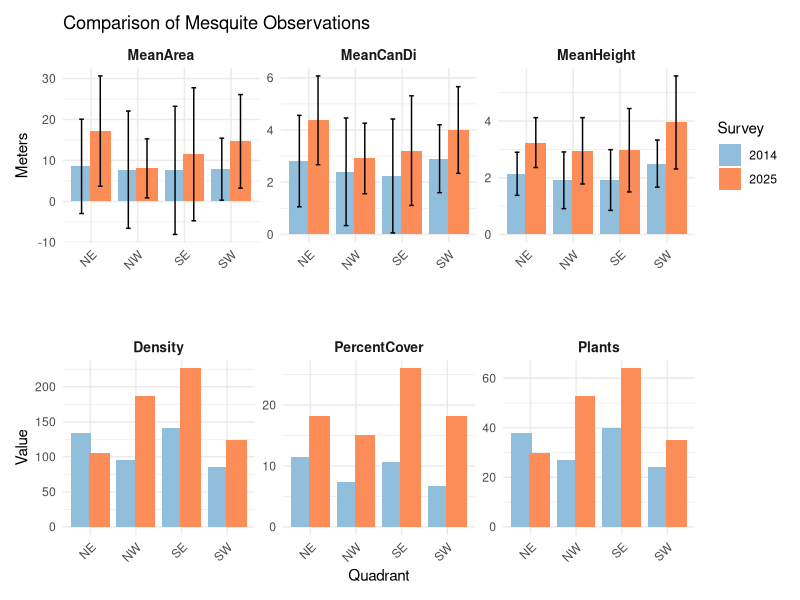

Generate this figure with R:
# At the US-SRG flux tower site, we conducted a woody plant census within a 100m
# radius of the tower to compare to a similar census from 2014. This script 
# compares average values by survey quadrant between the two collections. 
# 
# This script executes the following steps:
#   1. Formats 2025 data
#   2. Formats 2014 data
#   3. Combines datasets into a single data frame and calculate mean, st.dev
#   4. Visualizes and compares average measurement values by quadrant

#===============================================================================
#Load necessary packages--------------------------------------------------------
#===============================================================================
library(dplyr)
library(ggplot2)
library(tidyverse)
library(patchwork)

#===============================================================================
#Format 2025 data---------------------------------------------------------------
#===============================================================================
census_dat <- read.csv("./Data/GitData/US-SRG_WoodyPlantCensus_28052025.csv")
avg_census_dat <- census_dat%>%
  group_by(ID)%>%
  reframe(Species = Species,
            Quadrant = Quadrant,
            Distance = Distance,
            BasalDiameter = mean(BasalDiameter, na.rm = T),
            CrownDiameter = mean(CrownDiameter, na.rm = T),
            Height = Height)%>%
  filter(Species != "",
         Distance < 60)%>%
  mutate(Area = pi*((CrownDiameter/2)^2))%>%
  arrange(Quadrant, Species)

stats <- avg_census_dat %>%
  group_by(Quadrant, Species) %>%
  summarise(
    MeanHeight = mean(Height, na.rm = TRUE),
    SdHeight = sd(Height, na.rm = TRUE),
    MeanCanDi = mean(CrownDiameter, na.rm = TRUE),
    SdCanDi = sd(CrownDiameter, na.rm = TRUE),
    MeanArea = mean(Area, na.rm = TRUE),
    SdArea = sd(Area, na.rm = TRUE),
    Plants = n(),
    PercentCover = sum(Area) / (((60^2) * pi) / 4)*100,
    Density = Plants * 10000 / (((60^2) * pi) / 4),
    .groups = "drop"
  ) %>%
  mutate(across(where(is.numeric), ~ round(.x, 2)))

#===============================================================================
#Format 2014 data---------------------------------------------------------------
#===============================================================================
russ_data <- read.csv("./Data/GitData/SRG_WoodyCover_Oct_2014.csv")
avg_russ_data <- russ_data%>%
  group_by(CW_from_bearing)%>%
  mutate(Ht..cm. = Ht..cm./100,
         Diam..cm./100)%>%
  rename(Species = Plant,
         Quadrant = CW_from_bearing,
         Distance = Dist..m.,
         Height = Ht..cm.,
         CrownDiameter = Diam..cm.,
         Area = Area..m2.)%>%
  filter(Distance < 60)%>%
  #mutate(Area = pi*((CrownDiameter/2)^2))%>%
  arrange(Quadrant, Species)


russ_stats <- avg_russ_data %>%
  group_by(Quadrant, Species) %>%
  summarise(
    MeanHeight = mean(Height, na.rm = TRUE),
    SdHeight = sd(Height, na.rm = TRUE),
    MeanCanDi = mean(CrownDiameter, na.rm = TRUE)/100,
    SdCanDi = sd(CrownDiameter, na.rm = TRUE)/100,
    MeanArea = mean(Area, na.rm = TRUE),
    SdArea = sd(Area, na.rm = TRUE),
    Plants = n(),
    PercentCover = sum(Area) / (((60^2) * pi) / 4)*100,
    Density = Plants * 10000 / (((60^2) * pi) / 4),
    .groups = "drop"
  ) %>%
  mutate(across(where(is.numeric), ~ round(.x, 2)))

russ_stats <- russ_stats %>%
  mutate(Quadrant = case_when(
    Quadrant == 0   ~ "NE",
    Quadrant == 90  ~ "SE",
    Quadrant == 180 ~ "SW",
    Quadrant == 270 ~ "NW",
    TRUE            ~ as.character(Quadrant)))

#===============================================================================
#Combine dataframes and calc stats----------------------------------------------
#===============================================================================
russ_stats <- russ_stats %>%
  mutate(Survey = "2014")
stats <- stats %>%
  mutate(Survey = "2025")

combined_stats <- bind_rows(russ_stats, stats)%>%
  filter(Species == "MES")


#Variables with sd: 
mean_vars <- c("MeanHeight", "MeanCanDi", "MeanArea")
sd_vars   <- c("SdHeight",   "SdCanDi",   "SdArea")

mean_df <- combined_stats %>%
  select(Quadrant, Survey, all_of(mean_vars)) %>%
  pivot_longer(cols = all_of(mean_vars), names_to = "Variable", values_to = "Mean")

sd_df <- combined_stats %>%
  select(Quadrant, Survey, all_of(sd_vars)) %>%
  pivot_longer(cols = all_of(sd_vars), names_to = "Variable", values_to = "SD") %>%
  mutate(Variable = str_replace(Variable, "Sd", "Mean"))

stats_long <- left_join(mean_df, sd_df, by = c("Quadrant", "Survey", "Variable"))


#Variables without sd: 
extra_vars <- c("Plants", "PercentCover", "Density")

extra_long <- combined_stats %>%
  select(Quadrant, Survey, all_of(extra_vars)) %>%
  pivot_longer(cols = all_of(extra_vars), names_to = "Variable", values_to = "Value")

#===============================================================================
#Plot measurements with/without mean and sd-------------------------------------
#===============================================================================
#Vars w/ mean and sd
p1 <- ggplot(stats_long, aes(x = Quadrant, y = Mean, fill = Survey)) +
  geom_bar(stat = "identity", position = position_dodge(width = 0.8)) +
  geom_errorbar(aes(ymin = Mean - SD, ymax = Mean + SD),
                position = position_dodge(width = 0.8), width = 0.2) +
  facet_wrap(~ Variable, scales = "free_y", nrow = 1) +
  scale_fill_manual(values = c("2014" = "#91bfdb", "2025" = "#fc8d59")) +
  labs(
    title = "Comparison of Mesquite Observations",
    x = "",
    y = "Meters",
    fill = "Survey"
  ) +
  theme_minimal() +
  theme(
    strip.text = element_text(size = 10, face = "bold"),
    axis.text.x = element_text(angle = 45, hjust = 1)
  )


#Vars w/o mean and sd
p2 <- ggplot(extra_long, aes(x = Quadrant, y = Value, fill = Survey)) +
  geom_bar(stat = "identity", position = position_dodge(width = 0.8)) +
  facet_wrap(~ Variable, scales = "free_y", nrow = 1) +
  scale_fill_manual(values = c("2014" = "#91bfdb", "2025" = "#fc8d59")) +
  labs(
    title = "",
    x = "Quadrant",
    y = "Value",
    fill = "Survey"
  ) +
  theme_minimal() +
  theme(
    strip.text = element_text(size = 10, face = "bold"),
    axis.text.x = element_text(angle = 45, hjust = 1),
    legend.position = "none"
  )

#combine plots
p1 / p2
